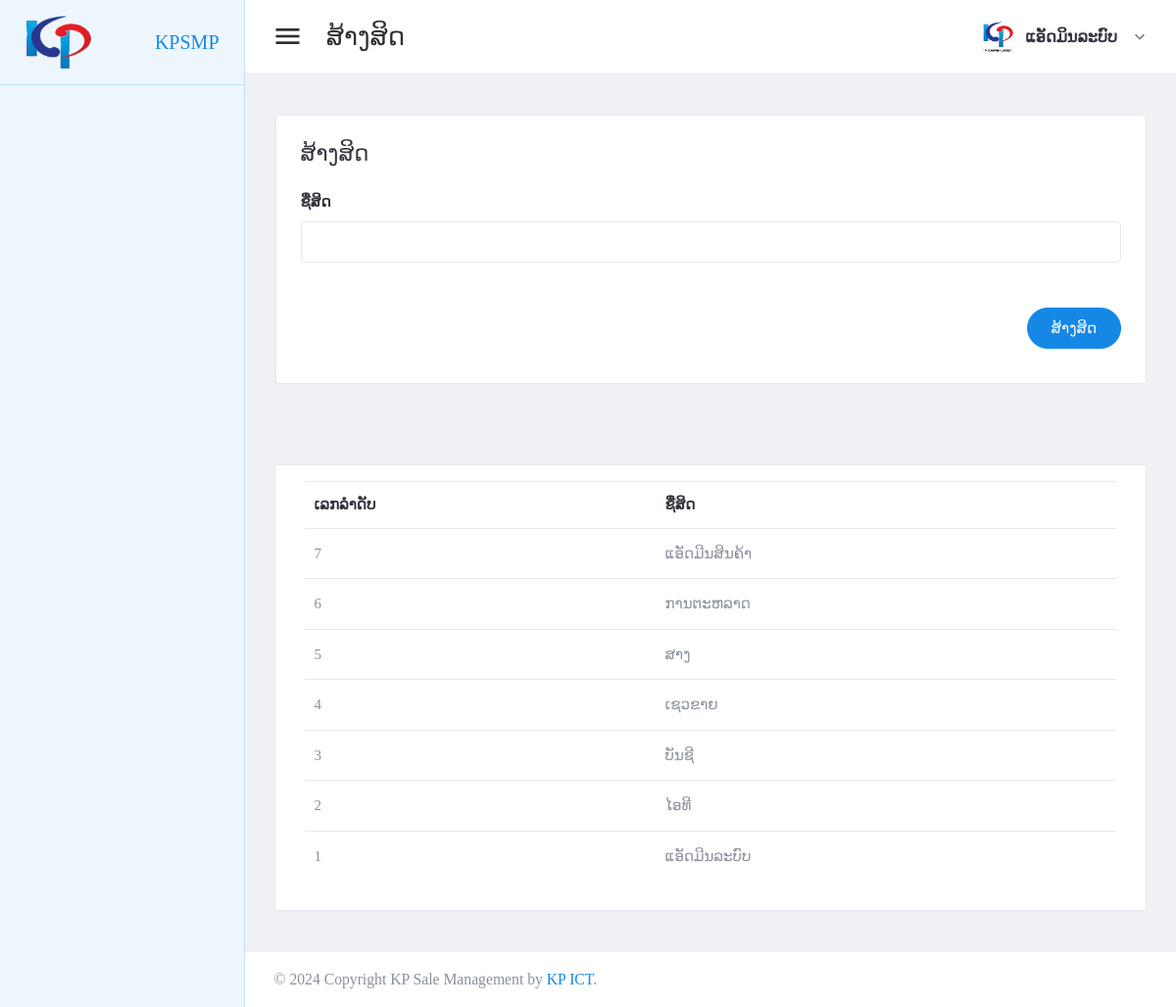
The page /page/roles.php (signed in) on the database its author committed.
### tables this page shows
create table tbl_roles (
    r_id int not null PRIMARY KEY AUTO_INCREMENT,
    role_name varchar(150)
);

### setting/checksession.php (called while the page is built, shortened)
<?php
	if($_SESSION['id_users'] == "" )
	{
	header("location:logout.php");
	}
	  else{
		$full_name = $_SESSION["full_name"];
	}
?>

### page/roles.php (the view, shortened to what this page needs)
<?php
include("../setting/checksession.php");
include("../setting/conn.php");
$header_name = "ສ້າງສິດ";
?>
<!DOCTYPE html>
<html lang="en" dir="ltr">
<head>
	<?php
	include("../setting/callcss.php");
	?>
</head>
<body class="navbar-fixed sidebar-fixed" id="body">
	<div class="wrapper">
		<?php include "menu.php"; ?>
		<div class="page-wrapper">
			<?php
			include "header.php";
			?>
			<div class="content-wrapper">
				<div class="content">
					<div class="email-wrapper rounded border bg-white">
						<div class="row no-gutters justify-content-center">
							<div class="col-xxl-12">
								<div class="email-right-column  email-body p-4 p-xl-5">
									<div class="email-body-head mb-5 ">
										<h4 class="text-dark">ສ້າງສິດ</h4>
									</div>
									<form method="post" id="addrole">
										<div class="row">
											<div class="col-lg-12">
												<div class="form-group">
													<label for="firstName">ຊື່ສິດ</label>
													<input type="text" class="form-control" id="role_name" name="role_name" required>
												</div>
											</div>
										</div>
										<div class="d-flex justify-content-end mt-6">
											<button type="submit" class="btn btn-primary mb-2 btn-pill">ສ້າງສິດ</button>
										</div>
									</form>
								</div>
							</div>
						</div>
					</div>
				</div>
			</div>
			<div class="content-wrapper">
				<div class="content">
					<div class="card card-default">
						<div class="card-body">
							<table id="productsTable" class="table table-hover table-product" style="width:100%">
								<thead>
									<tr>
										<th>ເລກລຳດັບ</th>
										<th>ຊື່ສິດ</th>
									</tr>
								</thead>
								<tbody>
									<?php
									$stmt4 = $conn->prepare("select * from tbl_roles order by r_id desc");
									$stmt4->execute();
									if ($stmt4->rowCount() > 0) {
										while ($row4 = $stmt4->fetch(PDO::FETCH_ASSOC)) {
											$r_id = $row4['r_id'];
											$role_name = $row4['role_name'];
									?>
											<tr>
												<td><?php echo "$r_id"; ?></td>
												<td><?php echo "$role_name"; ?></td>
											</tr>
									<?php
										}
									}
									?>
								</tbody>
							</table>
						</div>
					</div>
				</div>
			</div>
			<?php include "footer.php"; ?>
		</div>
	</div>
</body>
</html>

### setting/callcss.php (shortened to what this page needs)
<link href="../plugins/material/css/materialdesignicons.min.css" rel="stylesheet" />
<link href="../plugins/simplebar/simplebar.css" rel="stylesheet" />
<link href="../plugins/material/css/materialdesignicons.min.css" rel="stylesheet" />
<link href="../plugins/nprogress/nprogress.css" rel="stylesheet" />
<link id="main-css-href" rel="stylesheet" href="../css/3style.css" />
<link href="../plugins/prism/prism.css" rel="stylesheet" />
<link href="../plugins/DataTables/DataTables-1.10.18/css/jquery.dataTables.min.css" rel="stylesheet" />
<link href="../plugins/toaster/toastr.min.css" rel="stylesheet" />

### page/menu.php (shortened to what this page needs)
<aside class="left-sidebar sidebar-primary" id="left-sidebar">
  <div id="sidebar" class="sidebar sidebar-with-footer">
    <div class="app-brand">
      <a href="index.php">
        <img src="../images/headermenu.png" alt="Mono">
        <span class="brand-name">KPSMP</span>
      </a>
    </div>
    <div class="sidebar-left" data-simplebar style="height: 100%;">
    </div>
  </div>
</aside>

### page/header.php (shortened to what this page needs)
<header class="main-header" id="header">
  <nav class="navbar navbar-expand-lg navbar-light" id="navbar">
    <button id="sidebar-toggler" class="sidebar-toggle">
    </button>
    <span class="page-title"><?php echo "$header_name"; ?></span>
    <div class="navbar-right ">
      <ul class="nav navbar-nav">
        <li class="dropdown user-menu">
          <button class="dropdown-toggle nav-link" data-toggle="dropdown">
            <img src="../images/kpicon.png" class="user-image rounded-circle" alt="User Image" />
            <span class="d-none d-lg-inline-block"><?php echo "$full_name"; ?></span>
          </button>
        </li>
      </ul>
    </div>
  </nav>
</header>

### page/footer.php (shortened to what this page needs)
<footer class="footer mt-auto">
	<div class="copyright bg-white">
		<p>
			&copy; <span id="copy-year"></span> Copyright KP Sale Management by <a class="text-primary"> KP ICT</a>.
		</p>
	</div>
</footer>

### rows shown on the page
tbl_roles: r_id "7", role_name "ແອັດມີນສິນຄ້າ"
tbl_roles: r_id "6", role_name "ການຕະຫລາດ"
tbl_roles: r_id "5", role_name "ສາງ"
tbl_roles: r_id "4", role_name "ເຊວຂາຍ"
tbl_roles: r_id "3", role_name "ບັນຊີ"
tbl_roles: r_id "2", role_name "ໄອທີ"
tbl_roles: r_id "1", role_name "ແອັດມີນລະບົບ"

### other values the page prints
$header_name "ສ້າງສິດ"
$full_name "ແອັດມິນລະບົບ"
